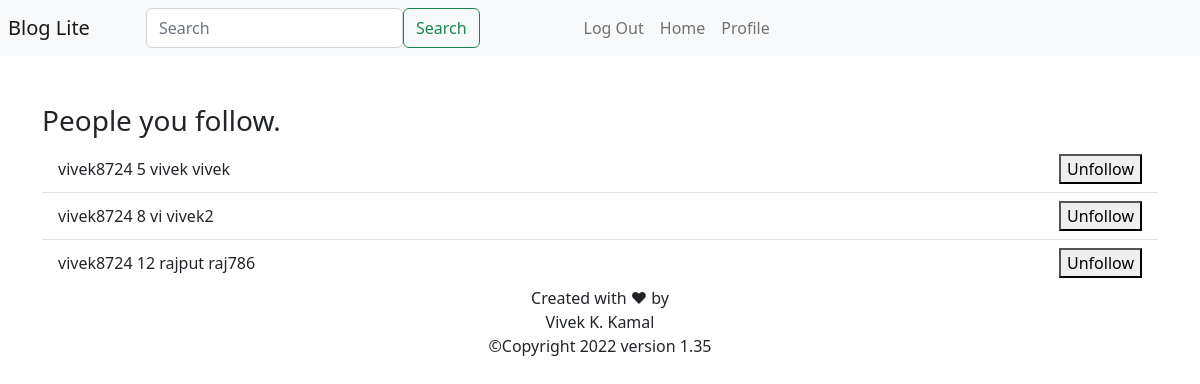
/following/vivek8724 (signed in), run on an earlier commit of the app's database.
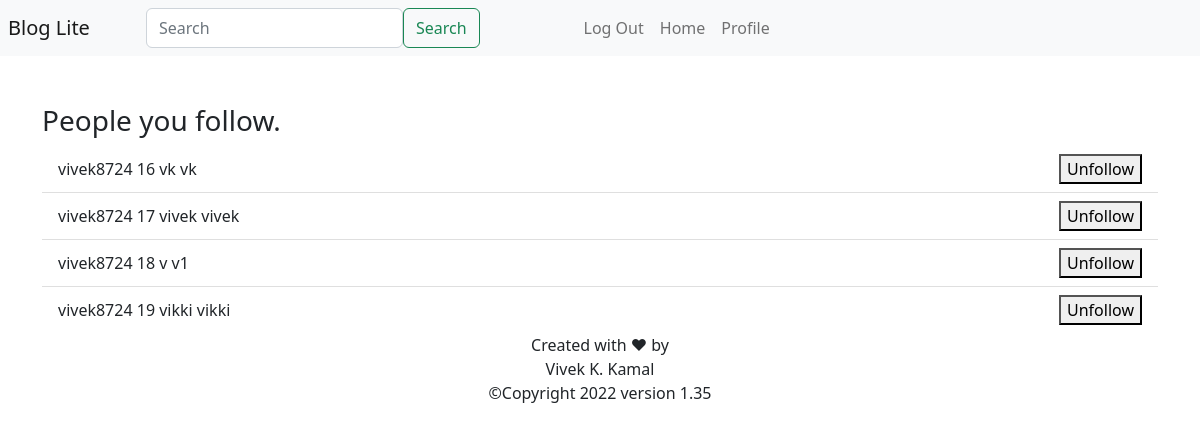
And on a later commit of the database.
### Website/app_models.py (models this page shows)
class User(db.Model, UserMixin):
    id = db.Column(db.Integer, primary_key=True)
    name = db.Column(db.String(20))
    user_name = db.Column(db.String(20), unique=True)
    password = db.Column(db.String(20))
    profile_pic = db.Column(db.LargeBinary)
    followers = db.relationship('Follower')
    followings = db.relationship('Following')

class Following(db.Model):
    id = db.Column(db.Integer, primary_key=True)
    user_id = db.Column(db.Integer, db.ForeignKey('user.id'))
    following_id = db.Column(db.Integer)

### Website/app_auth.py (the view)
@app_auth.route('/following/<user_name>', methods=['GET', 'POST'])
@login_required
def following(user_name):
    user = User.query.filter_by(user_name=user_name).first()
    return render_template('following_page.html', user=user)

### Website/__init__.py (called while the page is built)
def create_app():
    app = Flask(__name__)
    app.config['SECRET_KEY'] = "It's Vivek"
    app.config['SQLALCHEMY_DATABASE_URI'] = f'sqlite:///{DB_NAME}'
    db.init_app(app)
    login_manager = LoginManager()
    login_manager.login_view = 'app_auth.login'
    login_manager.login_message = u"Log in to access the page"
    login_manager.init_app(app)
    @login_manager.user_loader
    def load_user(id):
        return User.query.get(int(id))
    from .app_views import app_views
    from .app_auth import app_auth
    app.register_blueprint(app_views, url_prefix='/')
    app.register_blueprint(app_auth, url_index='/')
    from .app_models import User, Post, Like, Comment, Following, Follower
    with app.app_context():
        db.create_all()
    return app

### Website/Templates/following_page.html (shortened to what this page needs)
{% extends "app_base.html" %}
{% block content %}
<h3>People you follow.</h3>
<ul class="list-group list-group-flush" id="notes">
    {% for flwg in user.followings %}
    <li class="list-group-item d-flex justify-content-between align-items-center">
        {{ user.user_name }}
        {{ flwg.id }} {{ user.query.filter_by(id=flwg.following_id).first().name }}
        {{ user.query.filter_by(id=flwg.following_id).first().user_name }}
        <button type="button" onClick="unFollowFromFollowingPage('{{ flwg.id }}', '{{ user.user_name }}')">
            Unfollow
        </button>
    </li>
    {% endfor %}
</ul>
{% endblock %}

### Website/Templates/app_base.html (shortened to what this page needs)
<!DOCTYPE html>
<html lang="en">
<head>
    <link href="https://cdn.jsdelivr.net/npm/bootstrap@5.2.2/dist/css/bootstrap.min.css" rel="stylesheet">
</head>
<body >
    <header class="navbar navbar-expand-sm navbar-light bg-light">
        <div class="collapse navbar-collapse" id="navbar">
            <div class="navbar-nav">
                {% if user.is_authenticated %}
                <a href="/" class="nav-item nav-link navbar-brand me-auto">Blog Lite</a>
                {% else %}
                <p class="nav-item navbar-brand me-auto">BLOG Lite</p>
                {% endif %}
                {% if user.is_authenticated %}
                <form class="navbar-nav mx-5" method="POST" action="{{ url_for('app_auth.search') }}">
                  <input class="form-control" required name="searched" type="search" placeholder="Search" aria-label="Search">
                  <button class="btn btn-outline-success" type="submit">Search</button>
                </form>
                <ul class="navbar-nav ms-5">
                  <li class="nav-item">
                    <a href="/log-out" class="nav-link" id="logout">Log Out</a>
                  </li>
                  <li class="nav-item">
                    <a href="/" class="nav-link" id="home">Home</a>
                  </li>
                  <li class="nav-item">
                    <a href="/profile/{{ user.user_name }}" class="nav-link">Profile</a>
                  </li>
                  {% endif %}
                </ul>
            </div>
        </div>
    </header>
    <br>
    <br>
    <div class="container">
        {% block content %}
        {% endblock %}
    </div>
    </body>
    <footer>
        Created with &hearts; by<br>Vivek K. Kamal<br>&copy;Copyright 2022 version 1.35
    </footer>
</html>

### Website/Templates/app_base.html (style rules this page uses)
footer { text-align: center; bottom }

What changed in the data, as far as the page shows it:
removed Following: {{ user.user_name }} "vivek8724", id "5", {{ user.query.filter_by(id=flwg.following_id).first().name }} "vivek", {{ user.query.filter_by(id=flwg.following_id).first().user_name }} "vivek"
removed Following: {{ user.user_name }} "vivek8724", id "8"
no longer on this page (row unchanged): User: query.filter_by "vi", query.filter_by "vivek2"
removed Following: {{ user.user_name }} "vivek8724", id "12"
no longer on this page (row unchanged): User: query.filter_by "rajput", query.filter_by "raj786"
added Following: {{ user.user_name }} "vivek8724", id "16"
now on this page (row unchanged): User: query.filter_by "vk"
added Following: {{ user.user_name }} "vivek8724", id "17", {{ user.query.filter_by(id=flwg.following_id).first().name }} "vivek", {{ user.query.filter_by(id=flwg.following_id).first().user_name }} "vivek"
added Following: {{ user.user_name }} "vivek8724", id "18"
now on this page (row unchanged): User: query.filter_by "v", query.filter_by "v1"
added Following: {{ user.user_name }} "vivek8724", id "19"
now on this page (row unchanged): User: query.filter_by "vikki"
